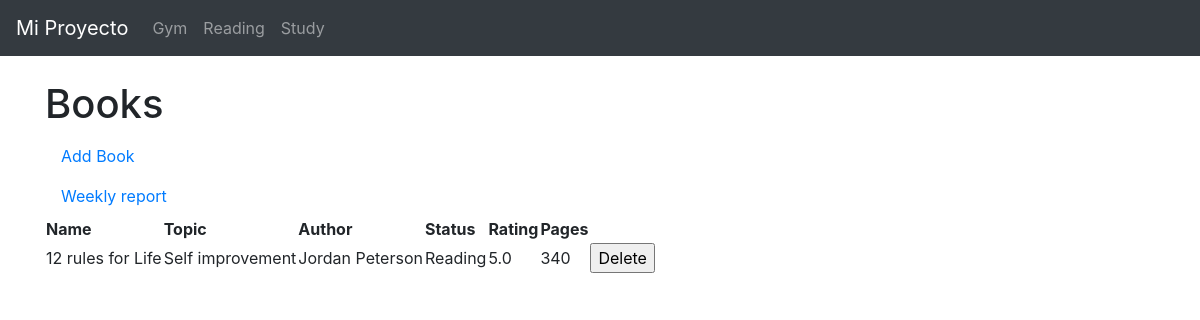
The page /reading/ on the database its author committed.
### reading/models.py (models this page shows, shortened)
class Books(models.Model):
    name = models.CharField(max_length=100)
    topic = models.CharField(max_length=100)
    author = models.CharField(max_length=100)
    status = models.CharField(max_length=100)
    rating = models.FloatField()
    pages = models.IntegerField()

### reading/views.py (the view)
# urls.py: path('', views.books, name='books'),
def books(request):
    data = Books.objects.all()
    week_data = weekly_track.objects.all()
    return render(request, 'books.html', {'data': data, 'week_data': week_data})

### reading/templates/books.html (shortened to what this page needs)
<!DOCTYPE html>
<html lang="en" data-theme="light">
<head>
    <link rel="stylesheet" href="https://cdn.jsdelivr.net/npm/@picocss/pico@1/css/pico.min.css">
</head>
<body>
{% extends 'base.html' %}
{% block content %}
<h1>Books</h1>
<a class="nav-link" href="{% url 'add' %}">Add Book</a>
<a class="nav-link" href="{% url 'weekly' %}">Weekly report</a>
    <table>
        <tr>
            <th>Name</th>
            <th>Topic</th>
            <th>Author</th>
            <th>Status</th>
            <th>Rating</th>
            <th>Pages</th>
        </tr>
        {% for i in data %}
        <tr>
            <td>{{ i.name }}</td>
            <td>{{ i.topic }}</td>
            <td>{{ i.author }}</td>
            <td>{{ i.status }}</td>
            <td>{{ i.rating }}</td>
            <td>{{ i.pages }}</td>
            <td>
            <form action="{% url 'remove_book' i.id %}" method="post">
                <input type="submit" value="Delete">
            </form>
            </td>
        </tr>
    {% endfor %}
    </table>
{% endblock %}

### rows shown on the page
Books: name "12 rules for Life", topic "Self improvement", author "Jordan Peterson", status "Reading", rating "5.0", pages "340"
